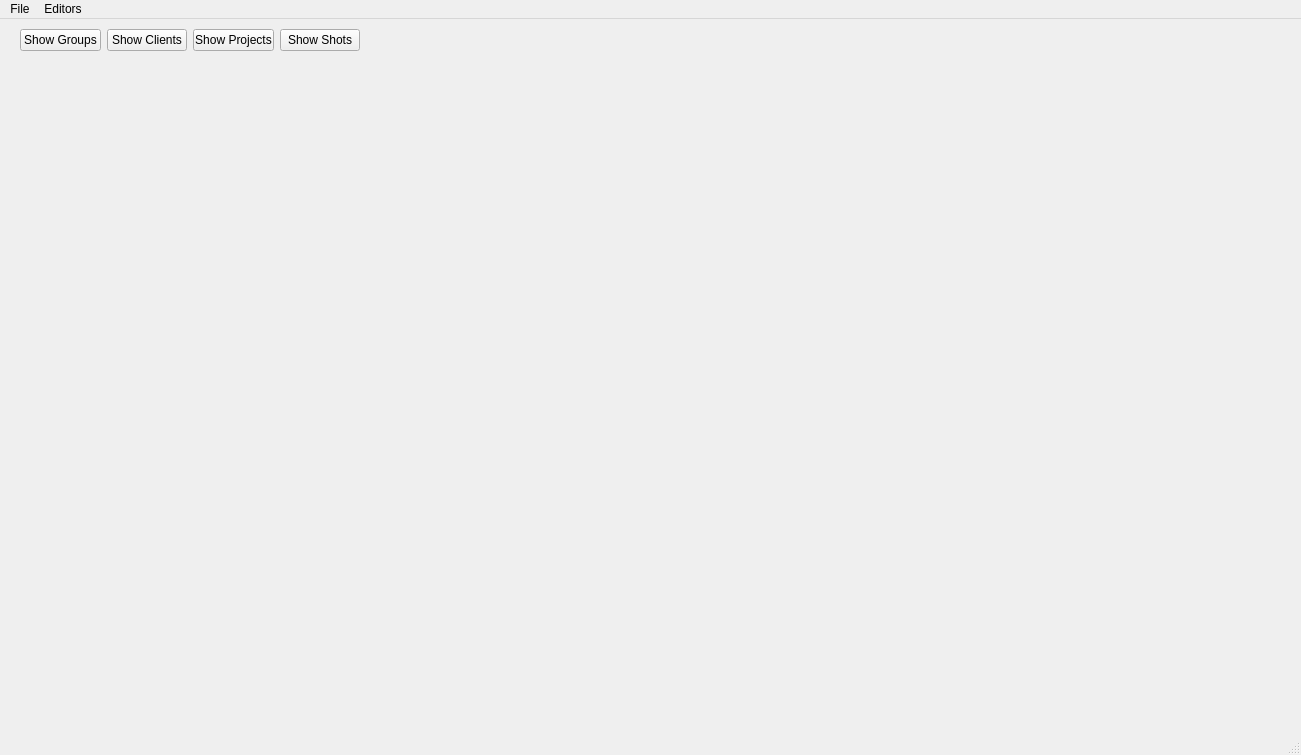
<?xml version="1.0" encoding="UTF-8"?>
<ui version="4.0">
 <class>MainWindow</class>
 <widget class="QMainWindow" name="MainWindow">
  <property name="geometry">
   <rect>
    <x>0</x>
    <y>0</y>
    <width>1301</width>
    <height>755</height>
   </rect>
  </property>
  <property name="windowTitle">
   <string>MainWindow</string>
  </property>
  <widget class="QWidget" name="centralwidget">
   <widget class="QWidget" name="gridLayoutWidget">
    <property name="geometry">
     <rect>
      <x>20</x>
      <y>40</y>
      <width>1271</width>
      <height>661</height>
     </rect>
    </property>
    <layout class="QGridLayout" name="gridLayout"/>
   </widget>
   <widget class="QWidget" name="">
    <property name="geometry">
     <rect>
      <x>20</x>
      <y>10</y>
      <width>340</width>
      <height>23</height>
     </rect>
    </property>
    <layout class="QHBoxLayout" name="horizontalLayout">
     <item>
      <widget class="QPushButton" name="pushButton_4">
       <property name="text">
        <string>Show Groups</string>
       </property>
      </widget>
     </item>
     <item>
      <widget class="QPushButton" name="pushButton">
       <property name="text">
        <string>Show Clients</string>
       </property>
      </widget>
     </item>
     <item>
      <widget class="QPushButton" name="pushButton_2">
       <property name="text">
        <string>Show Projects</string>
       </property>
      </widget>
     </item>
     <item>
      <widget class="QPushButton" name="pushButton_3">
       <property name="text">
        <string>Show Shots</string>
       </property>
      </widget>
     </item>
    </layout>
   </widget>
  </widget>
  <widget class="QMenuBar" name="menubar">
   <property name="geometry">
    <rect>
     <x>0</x>
     <y>0</y>
     <width>1301</width>
     <height>20</height>
    </rect>
   </property>
   <widget class="QMenu" name="menuFile">
    <property name="title">
     <string>File</string>
    </property>
   </widget>
   <widget class="QMenu" name="menuEditors">
    <property name="title">
     <string>Editors</string>
    </property>
    <addaction name="actionGroup_Editor"/>
    <addaction name="actionClient_Editor"/>
    <addaction name="actionProject_Editor"/>
   </widget>
   <addaction name="menuFile"/>
   <addaction name="menuEditors"/>
  </widget>
  <widget class="QStatusBar" name="statusbar"/>
  <action name="actionGroup_Editor">
   <property name="text">
    <string>Group Editor</string>
   </property>
  </action>
  <action name="actionClient_Editor">
   <property name="text">
    <string>Client Editor</string>
   </property>
  </action>
  <action name="actionProject_Editor">
   <property name="text">
    <string>Project Editor</string>
   </property>
  </action>
 </widget>
 <resources/>
 <connections>
  <connection>
   <sender>pushButton</sender>
   <signal>clicked()</signal>
   <receiver>MainWindow</receiver>
   <slot>ShowClients()</slot>
   <hints>
    <hint type="sourcelabel">
     <x>168</x>
     <y>51</y>
    </hint>
    <hint type="destinationlabel">
     <x>339</x>
     <y>36</y>
    </hint>
   </hints>
  </connection>
  <connection>
   <sender>pushButton_2</sender>
   <signal>clicked()</signal>
   <receiver>MainWindow</receiver>
   <slot>ShowProjects()</slot>
   <hints>
    <hint type="sourcelabel">
     <x>241</x>
     <y>45</y>
    </hint>
    <hint type="destinationlabel">
     <x>388</x>
     <y>102</y>
    </hint>
   </hints>
  </connection>
  <connection>
   <sender>pushButton_3</sender>
   <signal>clicked()</signal>
   <receiver>MainWindow</receiver>
   <slot>ShowShots()</slot>
   <hints>
    <hint type="sourcelabel">
     <x>320</x>
     <y>46</y>
    </hint>
    <hint type="destinationlabel">
     <x>330</x>
     <y>69</y>
    </hint>
   </hints>
  </connection>
 </connections>
 <slots>
  <slot>ShowClients()</slot>
  <slot>ShowProjects()</slot>
  <slot>ShowShots()</slot>
  <slot>ShowGroups()</slot>
 </slots>
</ui>
